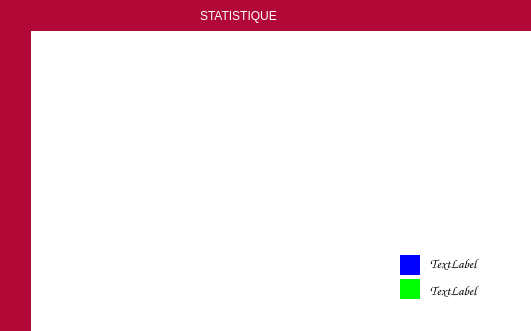
<?xml version="1.0" encoding="UTF-8"?>
<ui version="4.0">
 <class>stati</class>
 <widget class="QDialog" name="stati">
  <property name="geometry">
   <rect>
    <x>0</x>
    <y>0</y>
    <width>531</width>
    <height>331</height>
   </rect>
  </property>
  <property name="windowTitle">
   <string>Dialog</string>
  </property>
  <property name="styleSheet">
   <string notr="true">background-color: rgb(255, 255, 255);</string>
  </property>
  <widget class="QLabel" name="label_RedEq2_4">
   <property name="geometry">
    <rect>
     <x>0</x>
     <y>0</y>
     <width>31</width>
     <height>331</height>
    </rect>
   </property>
   <property name="styleSheet">
    <string notr="true">color:white;

background:#b20837;
border-radius:20px;</string>
   </property>
   <property name="text">
    <string/>
   </property>
  </widget>
  <widget class="QLabel" name="label_3">
   <property name="geometry">
    <rect>
     <x>430</x>
     <y>280</y>
     <width>91</width>
     <height>20</height>
    </rect>
   </property>
   <property name="font">
    <font>
     <family>Comic Sans MS</family>
     <pointsize>10</pointsize>
    </font>
   </property>
   <property name="text">
    <string>TextLabel</string>
   </property>
  </widget>
  <widget class="QWidget" name="widget" native="true">
   <property name="geometry">
    <rect>
     <x>400</x>
     <y>255</y>
     <width>20</width>
     <height>20</height>
    </rect>
   </property>
   <property name="styleSheet">
    <string notr="true">
background-color: rgb(0, 0, 255);</string>
   </property>
  </widget>
  <widget class="QWidget" name="widget_6" native="true">
   <property name="geometry">
    <rect>
     <x>400</x>
     <y>279</y>
     <width>20</width>
     <height>20</height>
    </rect>
   </property>
   <property name="styleSheet">
    <string notr="true">background-color: rgb(0, 255, 0);</string>
   </property>
  </widget>
  <widget class="QLabel" name="label_2">
   <property name="geometry">
    <rect>
     <x>430</x>
     <y>255</y>
     <width>91</width>
     <height>16</height>
    </rect>
   </property>
   <property name="font">
    <font>
     <family>Comic Sans MS</family>
     <pointsize>10</pointsize>
    </font>
   </property>
   <property name="text">
    <string>TextLabel</string>
   </property>
  </widget>
  <widget class="QLabel" name="label_AjEq_5">
   <property name="geometry">
    <rect>
     <x>200</x>
     <y>5</y>
     <width>221</width>
     <height>21</height>
    </rect>
   </property>
   <property name="styleSheet">
    <string notr="true">color:white;
font: 75 10pt &quot;Source Code Pro&quot;;
	font: 87 8pt &quot;Nexa Rust Sans Black 01&quot;;
background:#b20837;
border-radius:10px;</string>
   </property>
   <property name="text">
    <string>STATISTIQUE</string>
   </property>
  </widget>
  <widget class="QLabel" name="label_redEq_5">
   <property name="geometry">
    <rect>
     <x>0</x>
     <y>0</y>
     <width>531</width>
     <height>31</height>
    </rect>
   </property>
   <property name="styleSheet">
    <string notr="true">color:white;

background:#b20837;
border-radius:20px;</string>
   </property>
   <property name="text">
    <string/>
   </property>
  </widget>
  <widget class="stati" name="widget_2" native="true">
   <property name="geometry">
    <rect>
     <x>70</x>
     <y>80</y>
     <width>301</width>
     <height>171</height>
    </rect>
   </property>
  </widget>
  <zorder>label_RedEq2_4</zorder>
  <zorder>label_3</zorder>
  <zorder>widget</zorder>
  <zorder>widget_6</zorder>
  <zorder>label_2</zorder>
  <zorder>label_redEq_5</zorder>
  <zorder>label_AjEq_5</zorder>
  <zorder>widget_2</zorder>
 </widget>
 <customwidgets>
  <customwidget>
   <class>stati</class>
   <extends>QWidget</extends>
   <header>stati.h</header>
   <container>1</container>
  </customwidget>
 </customwidgets>
 <resources/>
 <connections/>
</ui>
